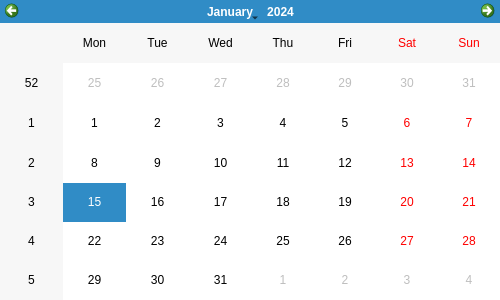
<?xml version="1.0" encoding="UTF-8"?>
<ui version="4.0">
 <class>kalck</class>
 <widget class="QWidget" name="kalck">
  <property name="geometry">
   <rect>
    <x>0</x>
    <y>0</y>
    <width>500</width>
    <height>300</height>
   </rect>
  </property>
  <property name="minimumSize">
   <size>
    <width>500</width>
    <height>300</height>
   </size>
  </property>
  <property name="maximumSize">
   <size>
    <width>500</width>
    <height>300</height>
   </size>
  </property>
  <property name="windowTitle">
   <string>Form</string>
  </property>
  <widget class="QCalendarWidget" name="calll">
   <property name="geometry">
    <rect>
     <x>0</x>
     <y>0</y>
     <width>500</width>
     <height>300</height>
    </rect>
   </property>
  </widget>
 </widget>
 <resources/>
 <connections/>
</ui>
